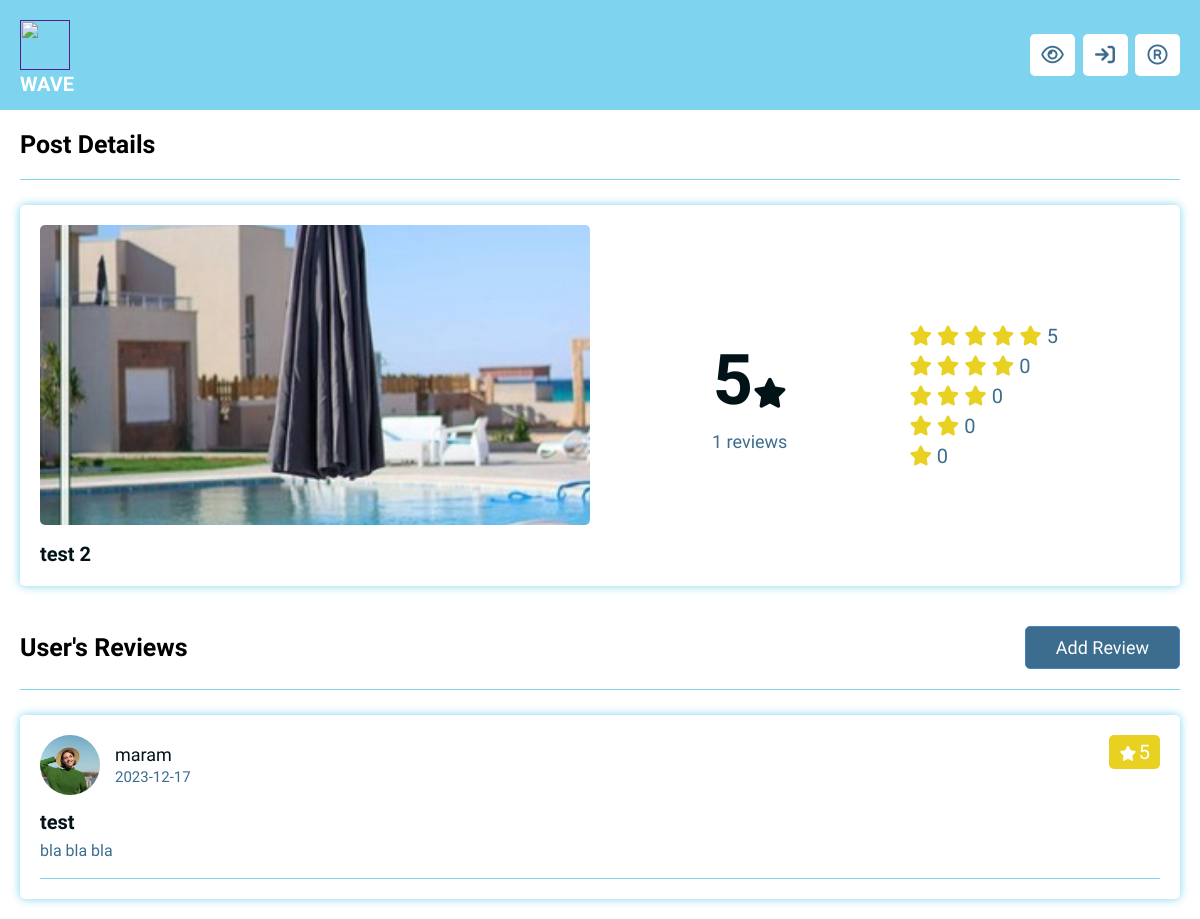
Screenshot of /rev/view_post.php?get_id=1 with the database file from the repository.
### tables this page shows
CREATE TABLE `all_c` (
  `price` varchar(50) NOT NULL,
  `image` varchar(100) NOT NULL,
  `Type` varchar(10) NOT NULL,
  `tata` varchar(20) NOT NULL,
  `name` varchar(20) NOT NULL,
  `id` int(20) NOT NULL,
  `all_id` int(20) NOT NULL
);

CREATE TABLE `clients` (
  `id` varchar(20) NOT NULL,
  `name` varchar(50) NOT NULL,
  `email` varchar(50) NOT NULL,
  `password` varchar(100) NOT NULL,
  `image` varchar(30) NOT NULL
);

CREATE TABLE `reviews` (
  `id` varchar(20) NOT NULL,
  `post_id` varchar(20) NOT NULL,
  `user_id` varchar(20) NOT NULL,
  `rating` varchar(1) NOT NULL,
  `title` varchar(50) NOT NULL,
  `description` varchar(1000) NOT NULL,
  `date` date NOT NULL DEFAULT current_timestamp()
);

### classes/dbh.classes.php (called while the page is built, shortened)
<?php
if (isset($_COOKIE['user_id'])) {
   $user_id = $_COOKIE['user_id'];
} else {
   $user_id = '';
}

### rev/view_post.php (the view, shortened to what this page needs)
<?php
include "../classes/dbh.classes.php";
if(isset($_GET['get_id'])){
   $get_id = $_GET['get_id'];
}else{
   $get_id = '';
   header('location:../index/index.php');
}
?>
<!DOCTYPE html>
<html lang="en">
<head>
   <link rel="stylesheet" href="../css/style.css">
</head>
<body>
<?php include '../components/header.php'; ?>
<section class="view-post">
   <div class="heading"><h1>post details</h1></div>
   <?php
      $select_post = $con->prepare("SELECT * FROM `all_c` WHERE id = ? LIMIT 1");
      $select_post->execute([$get_id]);
      if($select_post->rowCount() > 0){
         while($fetch_post = $select_post->fetch(PDO::FETCH_ASSOC)){
        $total_ratings = 0;
        $rating_1 = 0;
        $rating_2 = 0;
        $rating_3 = 0;
        $rating_4 = 0;
        $rating_5 = 0;
        $select_ratings = $con->prepare("SELECT * FROM `reviews` WHERE post_id = ?");
        $select_ratings->execute([$fetch_post['id']]);
        $total_reivews = $select_ratings->rowCount();
        while($fetch_rating = $select_ratings->fetch(PDO::FETCH_ASSOC)){
            $total_ratings += $fetch_rating['rating'];
            if($fetch_rating['rating'] == 5){
               $rating_5 += $fetch_rating['rating'];
            }
        }
        if($total_reivews != 0){
            $average = round($total_ratings / $total_reivews, 1);
        }else{
            $average = 0;
        }
   ?>
   <div class="row">
      <div class="col">
         <img src="<?= $fetch_post['image']; ?>" alt="" class="image">
         <h3 class="title"><?= $fetch_post['name']; ?></h3>
      </div>
      <div class="col">
         <div class="flex">
            <div class="total-reviews">
               <h3><?= $average; ?><i class="fas fa-star"></i></h3>
               <p><?= $total_reivews; ?> reviews</p>
            </div>
            <div class="total-ratings">
               <p>
                  <i class="fas fa-star"></i>
                  <i class="fas fa-star"></i>
                  <i class="fas fa-star"></i>
                  <i class="fas fa-star"></i>
                  <i class="fas fa-star"></i>
                  <span><?= $rating_5; ?></span>
               </p>
               <p>
                  <i class="fas fa-star"></i>
                  <i class="fas fa-star"></i>
                  <i class="fas fa-star"></i>
                  <i class="fas fa-star"></i>
                  <span><?= $rating_4; ?></span>
               </p>
               <p>
                  <i class="fas fa-star"></i>
                  <i class="fas fa-star"></i>
                  <i class="fas fa-star"></i>
                  <span><?= $rating_3; ?></span>
               </p>
               <p>
                  <i class="fas fa-star"></i>
                  <i class="fas fa-star"></i>
                  <span><?= $rating_2; ?></span>
               </p>
               <p>
                  <i class="fas fa-star"></i>
                  <span><?= $rating_1; ?></span>
               </p>
            </div>
         </div>
      </div>
   </div>
   <?php
         }
      }else{
         echo '<p class="empty">post is missing!</p>';
      }
   ?>
</section>
<section class="reviews-container">
   <div class="heading"><h1>user's reviews</h1> <a href="add_review.php?get_id=<?= $get_id; ?>" class="inline-btn" style="margin-top: 0;">add review</a></div>
   <div class="box-container">
   <?php
      $select_reviews = $con->prepare("SELECT * FROM `reviews` WHERE post_id = ?");
      $select_reviews->execute([$get_id]);
      if($select_reviews->rowCount() > 0){
         while($fetch_review = $select_reviews->fetch(PDO::FETCH_ASSOC)){
   ?>
   <div class="box" <?php if($fetch_review['user_id'] == $user_id){echo 'style="order: -1;"';}; ?>>
      <?php
         $select_user = $con->prepare("SELECT * FROM `clients` WHERE id = ?");
         $select_user->execute([$fetch_review['user_id']]);
         while($fetch_user = $select_user->fetch(PDO::FETCH_ASSOC)){
      ?>
      <div class="user">
         <?php if($fetch_user['image'] != ''){ ?>
            <img src="../images/<?=  $fetch_user['image']; ?>" alt="">
         <?php }else{ ?>
            <h3><?= substr($fetch_user['name'], 0, 1); ?></h3>
         <?php }; ?>
         <div>
            <p><?= $fetch_user['name']; ?></p>
            <span><?= $fetch_review['date']; ?></span>
         </div>
      </div>
      <?php }; ?>
      <div class="ratings">
         <?php if($fetch_review['rating'] == 5){ ?>
            <p style="background:var(--orange);"><i class="fas fa-star"></i> <span><?= $fetch_review['rating']; ?></span></p>
         <?php }; ?>
      </div>
      <h3 class="title"><?= $fetch_review['title']; ?></h3>
      <?php if($fetch_review['description'] != ''){ ?>
         <p class="description"><?= $fetch_review['description']; ?></p>
      <?php }; ?>
   </div>
   <?php
         }
      }else{
         echo '<p class="empty">no reviews added yet!</p>';
      }
   ?>
   </div>
</section>
</body>
</html>

### css/style.css (style rules this page uses)
:root { --baby-blue: #7ed3ef; --red:#c40101; --orange:#e9d121; --black:#021318; --light-color:var(--mavi); --light-bg:#eee; --white:#fff; --border:.1rem solid var(--baby-blue); --border-input:.1rem solid var(--shadow-color); --box-shadow: 0 0 10px var(--baby-blue); --shadow-color: #4784c0; --mavi: #3c6d8e; }
* { font-family: 'Comfortaa', cursive; margin: 0; padding: 0; box-sizing: border-box; outline: none; border: none; text-decoration: none; scrollbar-color: var(--orange) var(--black); scrollbar-width: thin; }
html { font-size: 62.5%; overflow-x: hidden; }
section { max-width: 1200px; margin: 0 auto; padding: 2rem; }
.heading { display: flex; align-items: center; justify-content: space-between; padding-bottom: 2rem; margin-bottom: 2.5rem; gap: 1.5rem; flex-wrap: wrap; border-bottom: var(--border); }
.heading h1 { font-size: 2.5rem; text-transform: capitalize; }
.inline-btn, .inline-delete-btn { display: inline-block; }
.inline-option-btn, .btn, .delete-btn, .option-btn, .inline-btn, .inline-delete-btn { margin-top: 1rem; text-align: center; padding: 1rem 3rem; font-size: 1.8rem; border-radius: .5rem; border: var(--border-input); color: var(--white); cursor: pointer; text-transform: capitalize; transition: 0.3s; }
.inline-option-btn, .btn, .inline-btn { background-color: var(--light-color); }
.view-post .row { display: flex; align-items: center; flex-wrap: wrap; gap: 2rem; background-color: var(--white); box-shadow: var(--box-shadow); background-color: var(--white); padding: 2rem; border-radius: .5rem; }
.view-post .row .col { flex: 1 1 40rem; }
.view-post .row .col .image { width: 100%; height: 30rem; border-radius: .5rem; object-fit: cover; margin-bottom: 1.5rem; }
.view-post .row .col .title { font-size: 2rem; color: var(--black); }
.view-post .row .col .flex { display: flex; flex-wrap: wrap; gap: 2rem; align-items: center; justify-content: space-evenly; }
.view-post .row .col .flex .total-reviews { text-align: center; }
.view-post .row .col .flex .total-reviews h3 { font-size: 7rem; color: var(--black); }
.view-post .row .col .flex .total-reviews i { font-size: 3rem; }
.view-post .row .col .flex .total-reviews p { font-size: 1.8rem; color: var(--light-color); padding-top: 1rem; }
.view-post .row .col .flex .total-ratings { font-size: 2rem; }
.view-post .row .col .flex .total-ratings p { padding: .3rem 0; }
.view-post .row .col .flex .total-ratings p i { color: var(--orange); }
.view-post .row .col .flex .total-ratings p span { color: var(--light-color); }
.reviews-container .box-container { display: grid; row-gap: 3rem; background-color: var(--white); box-shadow: var(--box-shadow); border-radius: .5rem; padding: 2rem; }
.reviews-container .box-container .box { border-bottom: var(--border); overflow-x: hidden; padding-bottom: 1.5rem; position: relative; }
.reviews-container .box-container .box .user { display: flex; align-items: center; gap: 1.5rem; margin-bottom: 1rem; }
.reviews-container .box-container .box .user img { height: 6rem; width: 6rem; border-radius: 50%; object-fit: cover; }
.reviews-container .box-container .box .user p { font-size: 1.8rem; color: var(--black); text-overflow: ellipsis; overflow-x: hidden; padding-bottom: .3rem; }
.reviews-container .box-container .box .user span { color: var(--light-color); font-size: 1.5rem; }
.reviews-container .box-container .box .ratings { position: absolute; top: 0; right: 0; z-index: 10; }
.reviews-container .box-container .box .ratings p { border-radius: .5rem; color: var(--white); padding: .5rem 1rem; }
.reviews-container .box-container .box .ratings p span { font-size: 2rem; }
.reviews-container .box-container .box .ratings p i { font-size: 1.5rem; }
.reviews-container .box-container .box .title { font-size: 2rem; color: var(--black); padding: .5rem 0; }
.reviews-container .box-container .box .description { font-size: 1.6rem; white-space: pre-line; color: var(--light-color); line-height: 1.5; }

### rows the page displays
all_c: image (picture), name "test 2", average "5", total_reivews "1", rating_5 "5", rating_4 "0", rating_3 "0", rating_2 "0", rating_1 "0"
reviews: date "2023-12-17", rating "5", title "test", description "bla bla bla"
clients: image (picture), name "maram"
